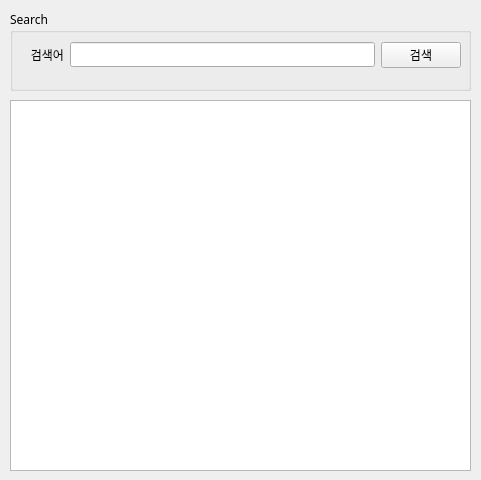
<?xml version="1.0" encoding="UTF-8"?>
<ui version="4.0">
 <class>Form</class>
 <widget class="QWidget" name="Form">
  <property name="geometry">
   <rect>
    <x>0</x>
    <y>0</y>
    <width>481</width>
    <height>480</height>
   </rect>
  </property>
  <property name="sizePolicy">
   <sizepolicy hsizetype="Fixed" vsizetype="Fixed">
    <horstretch>0</horstretch>
    <verstretch>0</verstretch>
   </sizepolicy>
  </property>
  <property name="font">
   <font>
    <family>NanumGothic</family>
   </font>
  </property>
  <property name="windowTitle">
   <string>네이버 뉴스 검색</string>
  </property>
  <property name="windowIcon">
   <iconset>
    <normaloff>naver_icon.png</normaloff>naver_icon.png</iconset>
  </property>
  <widget class="QGroupBox" name="groupBox">
   <property name="geometry">
    <rect>
     <x>10</x>
     <y>10</y>
     <width>461</width>
     <height>81</height>
    </rect>
   </property>
   <property name="title">
    <string>Search</string>
   </property>
   <widget class="QWidget" name="layoutWidget">
    <property name="geometry">
     <rect>
      <x>20</x>
      <y>30</y>
      <width>431</width>
      <height>30</height>
     </rect>
    </property>
    <layout class="QHBoxLayout" name="horizontalLayout">
     <item>
      <widget class="QLabel" name="label">
       <property name="text">
        <string>검색어</string>
       </property>
       <property name="alignment">
        <set>Qt::AlignRight|Qt::AlignTrailing|Qt::AlignVCenter</set>
       </property>
      </widget>
     </item>
     <item>
      <widget class="QLineEdit" name="txtSearch"/>
     </item>
     <item>
      <widget class="QPushButton" name="btnSearch">
       <property name="text">
        <string>검색</string>
       </property>
      </widget>
     </item>
    </layout>
   </widget>
  </widget>
  <widget class="QTableWidget" name="tblResult">
   <property name="geometry">
    <rect>
     <x>10</x>
     <y>100</y>
     <width>461</width>
     <height>371</height>
    </rect>
   </property>
   <property name="selectionMode">
    <enum>QAbstractItemView::SingleSelection</enum>
   </property>
  </widget>
 </widget>
 <resources/>
 <connections/>
</ui>
